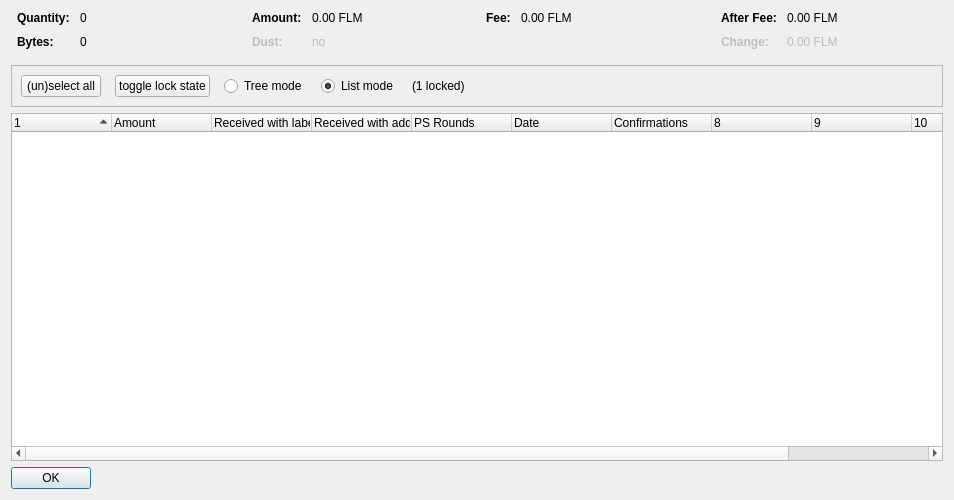
<?xml version="1.0" encoding="UTF-8"?>
<ui version="4.0">
 <class>CoinControlDialog</class>
 <widget class="QDialog" name="CoinControlDialog">
  <property name="geometry">
   <rect>
    <x>0</x>
    <y>0</y>
    <width>954</width>
    <height>500</height>
   </rect>
  </property>
  <property name="windowTitle">
   <string>Coin Selection</string>
  </property>
  <layout class="QVBoxLayout" name="verticalLayout">
   <item>
    <layout class="QHBoxLayout" name="horizontalLayoutTop" stretch="0,0,0,0">
     <property name="topMargin">
      <number>0</number>
     </property>
     <property name="bottomMargin">
      <number>10</number>
     </property>
     <item>
      <layout class="QFormLayout" name="formLayoutCoinControl1">
       <property name="horizontalSpacing">
        <number>10</number>
       </property>
       <property name="verticalSpacing">
        <number>10</number>
       </property>
       <property name="leftMargin">
        <number>6</number>
       </property>
       <property name="rightMargin">
        <number>6</number>
       </property>
       <item row="0" column="0">
        <widget class="QLabel" name="labelCoinControlQuantityText">
         <property name="font">
          <font>
           <weight>75</weight>
           <bold>true</bold>
          </font>
         </property>
         <property name="text">
          <string>Quantity:</string>
         </property>
        </widget>
       </item>
       <item row="0" column="1">
        <widget class="QLabel" name="labelCoinControlQuantity">
         <property name="cursor">
          <cursorShape>IBeamCursor</cursorShape>
         </property>
         <property name="contextMenuPolicy">
          <enum>Qt::ActionsContextMenu</enum>
         </property>
         <property name="text">
          <string notr="true">0</string>
         </property>
         <property name="textInteractionFlags">
          <set>Qt::LinksAccessibleByMouse|Qt::TextSelectableByKeyboard|Qt::TextSelectableByMouse</set>
         </property>
        </widget>
       </item>
       <item row="1" column="0">
        <widget class="QLabel" name="labelCoinControlBytesText">
         <property name="font">
          <font>
           <weight>75</weight>
           <bold>true</bold>
          </font>
         </property>
         <property name="text">
          <string>Bytes:</string>
         </property>
        </widget>
       </item>
       <item row="1" column="1">
        <widget class="QLabel" name="labelCoinControlBytes">
         <property name="cursor">
          <cursorShape>IBeamCursor</cursorShape>
         </property>
         <property name="contextMenuPolicy">
          <enum>Qt::ActionsContextMenu</enum>
         </property>
         <property name="text">
          <string notr="true">0</string>
         </property>
         <property name="textInteractionFlags">
          <set>Qt::LinksAccessibleByMouse|Qt::TextSelectableByKeyboard|Qt::TextSelectableByMouse</set>
         </property>
        </widget>
       </item>
      </layout>
     </item>
     <item>
      <layout class="QFormLayout" name="formLayoutCoinControl2">
       <property name="horizontalSpacing">
        <number>10</number>
       </property>
       <property name="verticalSpacing">
        <number>10</number>
       </property>
       <property name="leftMargin">
        <number>6</number>
       </property>
       <property name="rightMargin">
        <number>6</number>
       </property>
       <item row="0" column="0">
        <widget class="QLabel" name="labelCoinControlAmountText">
         <property name="font">
          <font>
           <weight>75</weight>
           <bold>true</bold>
          </font>
         </property>
         <property name="text">
          <string>Amount:</string>
         </property>
        </widget>
       </item>
       <item row="0" column="1">
        <widget class="QLabel" name="labelCoinControlAmount">
         <property name="cursor">
          <cursorShape>IBeamCursor</cursorShape>
         </property>
         <property name="contextMenuPolicy">
          <enum>Qt::ActionsContextMenu</enum>
         </property>
         <property name="text">
          <string notr="true">0.00 FLM</string>
         </property>
         <property name="textInteractionFlags">
          <set>Qt::LinksAccessibleByMouse|Qt::TextSelectableByKeyboard|Qt::TextSelectableByMouse</set>
         </property>
        </widget>
       </item>
       <item row="1" column="0">
        <widget class="QLabel" name="labelCoinControlLowOutputText">
         <property name="enabled">
          <bool>false</bool>
         </property>
         <property name="font">
          <font>
           <weight>75</weight>
           <bold>true</bold>
          </font>
         </property>
         <property name="text">
          <string>Dust:</string>
         </property>
        </widget>
       </item>
       <item row="1" column="1">
        <widget class="QLabel" name="labelCoinControlLowOutput">
         <property name="enabled">
          <bool>false</bool>
         </property>
         <property name="cursor">
          <cursorShape>IBeamCursor</cursorShape>
         </property>
         <property name="contextMenuPolicy">
          <enum>Qt::ActionsContextMenu</enum>
         </property>
         <property name="text">
          <string notr="true">no</string>
         </property>
         <property name="textInteractionFlags">
          <set>Qt::LinksAccessibleByMouse|Qt::TextSelectableByKeyboard|Qt::TextSelectableByMouse</set>
         </property>
        </widget>
       </item>
      </layout>
     </item>
     <item>
      <layout class="QFormLayout" name="formLayoutCoinControl3">
       <property name="horizontalSpacing">
        <number>10</number>
       </property>
       <property name="verticalSpacing">
        <number>10</number>
       </property>
       <property name="leftMargin">
        <number>6</number>
       </property>
       <property name="rightMargin">
        <number>6</number>
       </property>
       <item row="0" column="0">
        <widget class="QLabel" name="labelCoinControlFeeText">
         <property name="font">
          <font>
           <weight>75</weight>
           <bold>true</bold>
          </font>
         </property>
         <property name="text">
          <string>Fee:</string>
         </property>
        </widget>
       </item>
       <item row="0" column="1">
        <widget class="QLabel" name="labelCoinControlFee">
         <property name="cursor">
          <cursorShape>IBeamCursor</cursorShape>
         </property>
         <property name="contextMenuPolicy">
          <enum>Qt::ActionsContextMenu</enum>
         </property>
         <property name="text">
          <string notr="true">0.00 FLM</string>
         </property>
         <property name="textInteractionFlags">
          <set>Qt::LinksAccessibleByMouse|Qt::TextSelectableByKeyboard|Qt::TextSelectableByMouse</set>
         </property>
        </widget>
       </item>
      </layout>
     </item>
     <item>
      <layout class="QFormLayout" name="formLayoutCoinControl4">
       <property name="horizontalSpacing">
        <number>10</number>
       </property>
       <property name="verticalSpacing">
        <number>10</number>
       </property>
       <property name="leftMargin">
        <number>6</number>
       </property>
       <property name="rightMargin">
        <number>6</number>
       </property>
       <item row="0" column="0">
        <widget class="QLabel" name="labelCoinControlAfterFeeText">
         <property name="font">
          <font>
           <weight>75</weight>
           <bold>true</bold>
          </font>
         </property>
         <property name="text">
          <string>After Fee:</string>
         </property>
        </widget>
       </item>
       <item row="0" column="1">
        <widget class="QLabel" name="labelCoinControlAfterFee">
         <property name="cursor">
          <cursorShape>IBeamCursor</cursorShape>
         </property>
         <property name="contextMenuPolicy">
          <enum>Qt::ActionsContextMenu</enum>
         </property>
         <property name="text">
          <string notr="true">0.00 FLM</string>
         </property>
         <property name="textInteractionFlags">
          <set>Qt::LinksAccessibleByMouse|Qt::TextSelectableByKeyboard|Qt::TextSelectableByMouse</set>
         </property>
        </widget>
       </item>
       <item row="1" column="0">
        <widget class="QLabel" name="labelCoinControlChangeText">
         <property name="enabled">
          <bool>false</bool>
         </property>
         <property name="font">
          <font>
           <weight>75</weight>
           <bold>true</bold>
          </font>
         </property>
         <property name="text">
          <string>Change:</string>
         </property>
        </widget>
       </item>
       <item row="1" column="1">
        <widget class="QLabel" name="labelCoinControlChange">
         <property name="enabled">
          <bool>false</bool>
         </property>
         <property name="cursor">
          <cursorShape>IBeamCursor</cursorShape>
         </property>
         <property name="contextMenuPolicy">
          <enum>Qt::ActionsContextMenu</enum>
         </property>
         <property name="text">
          <string notr="true">0.00 FLM</string>
         </property>
         <property name="textInteractionFlags">
          <set>Qt::LinksAccessibleByMouse|Qt::TextSelectableByKeyboard|Qt::TextSelectableByMouse</set>
         </property>
        </widget>
       </item>
      </layout>
     </item>
    </layout>
   </item>
   <item>
    <widget class="QFrame" name="frame">
     <property name="minimumSize">
      <size>
       <width>0</width>
       <height>40</height>
      </size>
     </property>
     <property name="frameShape">
      <enum>QFrame::StyledPanel</enum>
     </property>
     <property name="frameShadow">
      <enum>QFrame::Sunken</enum>
     </property>
     <layout class="QHBoxLayout" name="horizontalLayout">
      <item>
       <layout class="QHBoxLayout" name="horizontalLayoutPanel" stretch="0,0,0,0,0,0">
        <property name="spacing">
         <number>14</number>
        </property>
        <item>
         <widget class="QPushButton" name="pushButtonSelectAll">
          <property name="sizePolicy">
           <sizepolicy hsizetype="Maximum" vsizetype="Fixed">
            <horstretch>0</horstretch>
            <verstretch>0</verstretch>
           </sizepolicy>
          </property>
          <property name="text">
           <string>(un)select all</string>
          </property>
          <property name="autoDefault">
           <bool>false</bool>
          </property>
         </widget>
        </item>
        <item>
         <widget class="QPushButton" name="pushButtonToggleLock">
          <property name="sizePolicy">
           <sizepolicy hsizetype="Maximum" vsizetype="Fixed">
            <horstretch>0</horstretch>
            <verstretch>0</verstretch>
           </sizepolicy>
          </property>
          <property name="text">
           <string>toggle lock state</string>
          </property>
          <property name="autoDefault">
           <bool>false</bool>
          </property>
         </widget>
        </item>
        <item>
         <widget class="QRadioButton" name="radioTreeMode">
          <property name="sizePolicy">
           <sizepolicy hsizetype="Maximum" vsizetype="Fixed">
            <horstretch>0</horstretch>
            <verstretch>0</verstretch>
           </sizepolicy>
          </property>
          <property name="text">
           <string>Tree mode</string>
          </property>
         </widget>
        </item>
        <item>
         <widget class="QRadioButton" name="radioListMode">
          <property name="sizePolicy">
           <sizepolicy hsizetype="Maximum" vsizetype="Fixed">
            <horstretch>0</horstretch>
            <verstretch>0</verstretch>
           </sizepolicy>
          </property>
          <property name="text">
           <string>List mode</string>
          </property>
          <property name="checked">
           <bool>true</bool>
          </property>
         </widget>
        </item>
        <item>
         <widget class="QLabel" name="labelLocked">
          <property name="text">
           <string>(1 locked)</string>
          </property>
         </widget>
        </item>
        <item>
         <spacer name="horizontalSpacer">
          <property name="orientation">
           <enum>Qt::Horizontal</enum>
          </property>
          <property name="sizeHint" stdset="0">
           <size>
            <width>40</width>
            <height>20</height>
           </size>
          </property>
         </spacer>
        </item>
       </layout>
      </item>
     </layout>
    </widget>
   </item>
   <item>
    <widget class="CoinControlTreeWidget" name="treeWidget">
     <property name="contextMenuPolicy">
      <enum>Qt::CustomContextMenu</enum>
     </property>
     <property name="sortingEnabled">
      <bool>false</bool>
     </property>
     <property name="columnCount">
      <number>11</number>
     </property>
     <attribute name="headerShowSortIndicator" stdset="0">
      <bool>true</bool>
     </attribute>
     <attribute name="headerStretchLastSection">
      <bool>false</bool>
     </attribute>
     <column>
      <property name="text">
       <string/>
      </property>
     </column>
     <column>
      <property name="text">
       <string>Amount</string>
      </property>
     </column>
     <column>
      <property name="text">
       <string>Received with label</string>
      </property>
     </column>
     <column>
      <property name="text">
       <string>Received with address</string>
      </property>
     </column>
     <column>
      <property name="text">
       <string>PS Rounds</string>
      </property>
     </column>
     <column>
      <property name="text">
       <string>Date</string>
      </property>
     </column>
     <column>
      <property name="text">
       <string>Confirmations</string>
      </property>
      <property name="toolTip">
       <string>Confirmed</string>
      </property>
     </column>
     <column>
      <property name="text">
       <string/>
      </property>
     </column>
     <column>
      <property name="text">
       <string/>
      </property>
     </column>
     <column>
      <property name="text">
       <string/>
      </property>
     </column>
     <column>
      <property name="text">
       <string/>
      </property>
     </column>
    </widget>
   </item>
   <item>
    <widget class="QDialogButtonBox" name="buttonBox">
     <property name="sizePolicy">
      <sizepolicy hsizetype="Maximum" vsizetype="Fixed">
       <horstretch>0</horstretch>
       <verstretch>0</verstretch>
      </sizepolicy>
     </property>
     <property name="orientation">
      <enum>Qt::Horizontal</enum>
     </property>
     <property name="standardButtons">
      <set>QDialogButtonBox::Ok</set>
     </property>
    </widget>
   </item>
  </layout>
 </widget>
 <customwidgets>
  <customwidget>
   <class>CoinControlTreeWidget</class>
   <extends>QTreeWidget</extends>
   <header>coincontroltreewidget.h</header>
  </customwidget>
 </customwidgets>
 <resources/>
 <connections/>
</ui>
